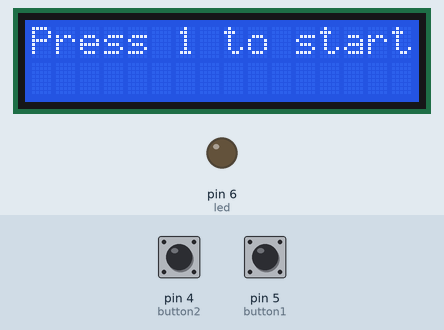
The sketch below on a simulated Arduino Uno, built with avr-gcc and run on an emulated ATmega328P. On the bench: 16×2 character LCD, output pins drawn as LEDs (lit = HIGH). Inputs (shaded band) come from the test bench; at power-on: pin 5 (button1) HIGH, pin 4 (button2) HIGH. Random numbers use the default seed unless the sketch sets one.

Above: at 1.2 s.
1.3 s: pin 5 (button1) pulled LOW for 0.15 s
At 2.6 s:
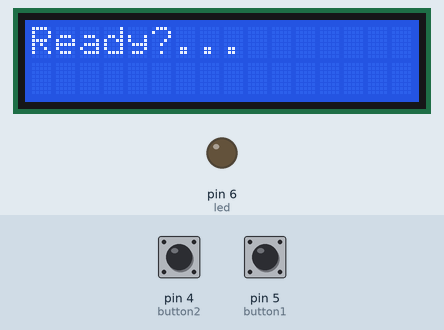
At 10.8 s:
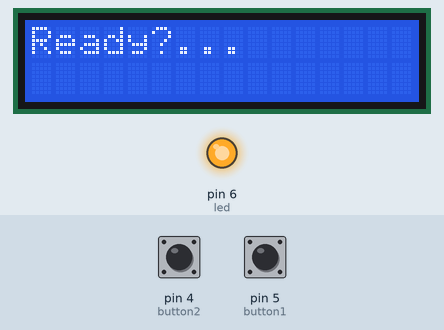
Timing chart, 0 to 11.7 s (numbered marks = the images above; inputs shaded):
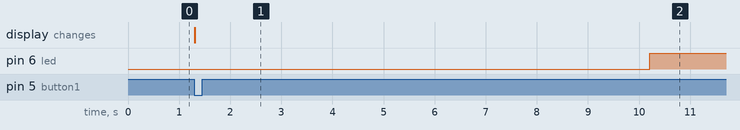

Measured:
- after the input at 1.3 s, pin 6 (led): LOW → HIGH after 8.9 s; the display: changes at once (image 1)

The sketch:

reaction_test.ino
```cpp
/*
Reaction Test Game
Requires LCD screen, potentiometer, two buttons, and an LED (+ 220 ohm resistor)

How to Wire:
LCD Screen
VSS - Negative
VDD - Positive
V0 - Top of potentiometer
RS - 7
RW - Negative
E - 8
D4 - A0
D5 - A1
D6 - A2
D7 - A3
A - Positive
K - Negative

Connect positive side of LED to resistor, and that resistor to pin 6
Connect left side of button #1 to 5, right side to negative
Connect left side of button #2 to 4, right side to negative

*/

#include <LiquidCrystal.h>

// initialize the library with the numbers of the interface pins
LiquidCrystal lcd(7, 8, A0, A1, A2, A3);
int button1 = 5;
int button2 = 4;
int led = 6;
int state = 0;
int timer = 0;
int startTime = 0;
int score;

void setup() {
  pinMode(button1, INPUT_PULLUP);
  pinMode(button2, INPUT_PULLUP);
  pinMode(led, OUTPUT);
  // set up the LCD's number of columns and rows:
  lcd.begin(16, 2);
  // Print a message to the LCD.
  lcd.print("Press 1 to start!");
}

void loop() {
  // set the cursor to column 0, line 1
  // (note: line 1 is the second row, since counting begins with 0):
if (state == 0) {
  if(digitalRead(button1) == LOW) {
    lcd.setCursor(0, 0);
    lcd.print("Ready?...       ");
    delay(100);
    state = 1;
  }
}

if (state == 1) {
  timer = random(1000, 10000);
  delay(timer);
  digitalWrite(led, HIGH);
  startTime = millis();
  state = 2;
}

if (state == 2) {
  if (digitalRead(button1) == LOW) {
    score = millis() - startTime;
    digitalWrite(led, LOW);
    lcd.setCursor(0, 0);
    lcd.print("Your score is...   ");
    lcd.setCursor(0, 1);
    lcd.print(score);
    lcd.print(" miliseconds!");
    state = 3;
  }
}

if (digitalRead(button2) == LOW) {
  state = 0;
  lcd.clear();
  lcd.setCursor(0, 0);
  lcd.print("Press 1 to start!");
}

}
```
